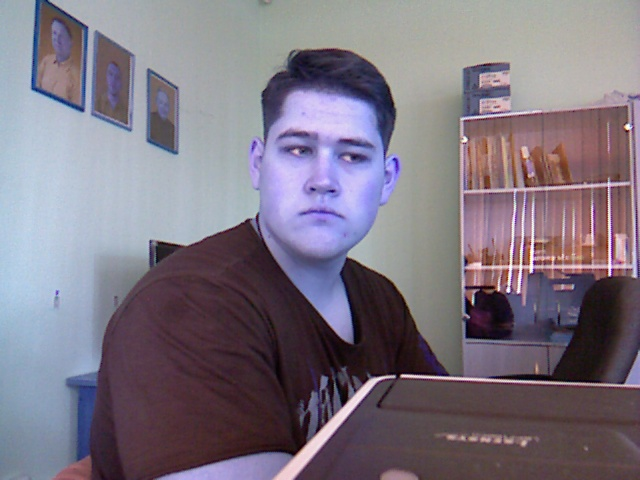
#> input picture photos/s1/10.jpg, 640 x 480 px
$ python main.py
#> lines starting #> are read from the running program, lines starting #| are printed output that depends on the picture
import os.path

import cv2
from freenect import sync_get_depth as get_depth, sync_get_video as get_video
import numpy as np
import os

def create_dir(us_num):
    os.makedirs('photos/'+str(us_num),exist_ok =True)

# [21 lines left out: functions detect_face_from_video, AddUser, not called in this run]
def detect_face(img):
    # convert the test image to gray image as opencv face detector expects gray images
    gray = cv2.cvtColor(img, cv2.COLOR_BGR2GRAY)

    # load OpenCV face detector, I am using LBP which is fast
    # there is also a more accurate but slow Haar classifier
    face_cascade = cv2.CascadeClassifier('opencv-files/lbpcascade_frontalface.xml')

    # let's detect multiscale (some images may be closer to camera than others) images
    # result is a list of faces
    faces = face_cascade.detectMultiScale(gray, scaleFactor=1.2, minNeighbors=5);

    # if no faces are detected then return original img
    if (len(faces) == 0):
        return None, None

    # under the assumption that there will be only one face,
    # extract the face area
    (x, y, w, h) = faces[0]

    # return only the face part of the image
    return gray[y:y + w, x:x + h], faces[0]

def prepare_training_data(data_folder_path):
    # ------STEP-1--------
    # get the directories (one directory for each subject) in data folder
#> called with data_folder_path = 'photos'
    dirs = os.listdir(data_folder_path)

    # list to hold all subject faces
    faces = []
    # list to hold labels for all subjects
    labels = []

    # let's go through each directory and read images within it
    for dir_name in dirs:

        # our subject directories start with letter 's' so
        # ignore any non-relevant directories if any
        if not dir_name.startswith("s"):
            continue;

        # ------STEP-2--------
        # extract label number of subject from dir_name
        # format of dir name = slabel
        # , so removing letter 's' from dir_name will give us label
        label = int(dir_name.replace("s", ""))

        # build path of directory containin images for current subject
        # sample subject_dir_path = "training-data/s1"
        subject_dir_path = data_folder_path + "/" + dir_name

        # get the images names that are inside the given subject directory
        subject_images_names = os.listdir(subject_dir_path)

        # ------STEP-3--------
        # go through each image name, read image,
        # detect face and add face to list of faces
        for image_name in subject_images_names:

            # ignore system files like .DS_Store
            if image_name.startswith("."):
                continue;

            # build image path
            # sample image path = training-data/s1/1.pgm
            image_path = subject_dir_path + "/" + image_name

            # read image
            image = cv2.imread(image_path)
#> image is the input picture: shape (480, 640, 3); mean B, G, R 129.7, 117.1, 125.5

            # display an image window to show the image
            #cv2.imshow("Training on image...", cv2.resize(image, (400, 500)))
            cv2.waitKey(100)

            # detect face
            face, rect = detect_face(image)
#> in detect_face, `gray = cv2.cvtColor(img, cv2.COLOR_BGR2GRAY)`:
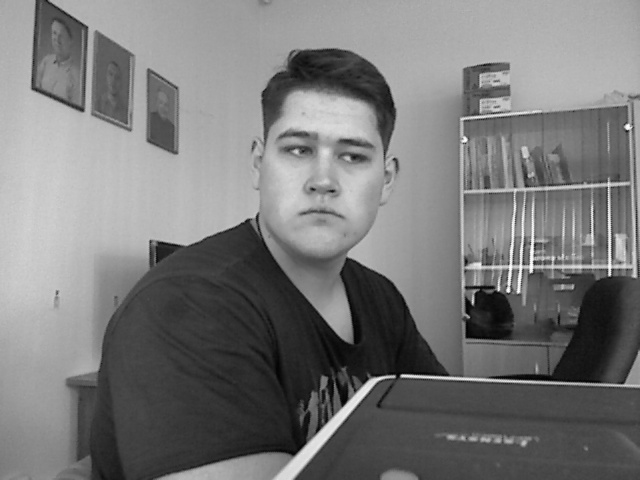
#> gray: shape (480, 640); min 1, max 255, mean 121

            # ------STEP-4--------
            # for the purpose of this tutorial
            # we will ignore faces that are not detected
            if face is not None:
                # add face to list of faces
                faces.append(face)
                # add label for this face
                labels.append(label)

    cv2.destroyAllWindows()
    cv2.waitKey(1)
    cv2.destroyAllWindows()

    return faces, labels


print("Preparing data...")
#> (the run stopped early here; a loop or call above may not have finished)
